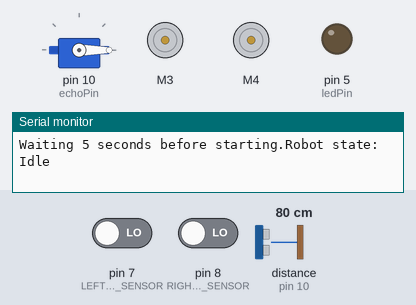
The sketch below on a simulated Arduino Uno, built with avr-gcc and run on an emulated ATmega328P. Shown: servo, 2 × DC motor (green arrow = forward, orange = backward, longer = faster), output pins drawn as LEDs (lit = HIGH), the last lines printed to the serial monitor. Wiring (inferred from the names in the program): ultrasonic range finder: trigger pin 9; echo pin 10. The test bench sets the inputs (shaded band); at power-on: distance to the obstacle (sensor on pin 10) 80 cm, pin 7 (LEFT_IR_SENSOR) LOW, pin 8 (RIGHT_IR_SENSOR) LOW. The echo pulse lasts 58.3 µs per cm; pins used as bus, display or sensor lines are not drawn.

Above: at 1.2 s.
1.3 s: distance to the obstacle (sensor on pin 10) set to 2 cm
4.3 s: distance to the obstacle (sensor on pin 10) set to 9 cm
At 5.7 s:
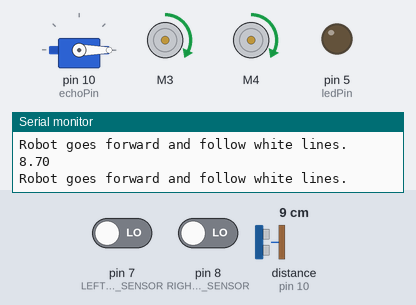
6.7 s: distance to the obstacle (sensor on pin 10) set to 7 cm
8.2 s: distance to the obstacle (sensor on pin 10) set to 4 cm
At 9.1 s:
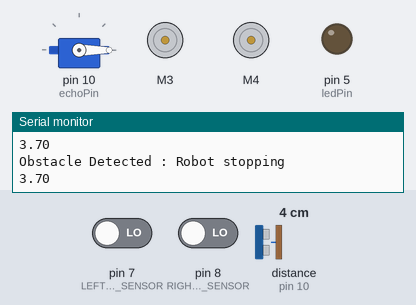
9.9 s: distance to the obstacle (sensor on pin 10) set to 60 cm
At 11.0 s:
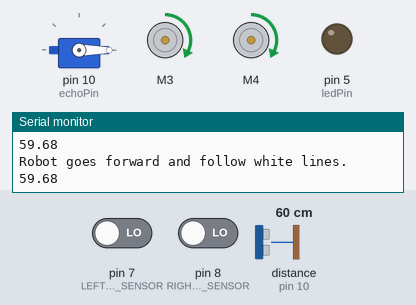
Timing chart, 0 to 12.6 s (numbered marks = the images above; inputs shaded):
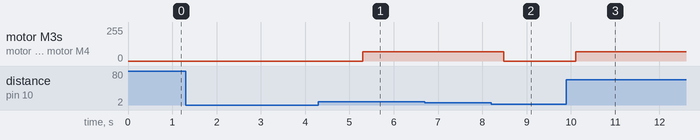

The sketch:

FSM_Groupie.ino
```cpp
#include "FSM_Groupie.h"

FSM fsm;

void setup() {
    Serial.begin(9600);
    fsm.init();
}

void loop() {
    fsm.run();
    delay(100);
}
```

Bluetooth.cpp
```cpp
#include "Bluetooth.h"
#include <Arduino.h>

const byte rxPin = 0;
const byte txPin = 1;

SoftwareSerial BTSerial(rxPin, txPin);

void initBluetooth() {
    pinMode(rxPin, INPUT);   // Set the RX pin as input
    pinMode(txPin, OUTPUT);  // Set the TX pin as output
    BTSerial.begin(9600);   // Initialize Bluetooth communication
    Serial.begin(9600);     // Initialize Serial Monitor communication
}

// Function to send a message via Bluetooth
void sendMessage(String newDirection) {
    String message = "New direction: ";
    message += newDirection;
    BTSerial.println(message);
    // Serial.println("Sending via Bluetooth: " + message);
}
```

Bluetooth.h
```cpp
#ifndef BLUETOOTH_H
#define BLUETOOTH_H

#include <SoftwareSerial.h>
#include <Arduino.h>

extern const byte rxPin;
extern const byte txPin;

// Function declarations
void initBluetooth();
void sendMessage(String newDirection);

#endif // BLUETOOTH_H
```

FSM_Groupie.cpp
```cpp
#include "FSM_Groupie.h"

FSM::FSM() : state(IDLE), startTime(0) {}

void FSM::init() {
    initMotors();
    initUltrasonic();
    initBluetooth();
    initInfrared();
    initServoLed();
}

void FSM::run() {
    handleState();
}

void FSM::handleState() {
    float distance = readDistance();
    const unsigned long timeoutDuration = 5000;  //!!!FINAL : 75 000
    const unsigned long timeoutParty = 20000;  //!!!FINAL : 100 000
    unsigned long currentTime = millis();

    switch (state) {
        case IDLE:
            if (startTime == 0){
              startTime = millis();
            }
            Serial.println("Robot state: Idle");
            Serial.print("Waiting 5 seconds before starting.");
            sendMessage("Robot state: Idle");
            // After 5 seconds, the robot starts if there is no obstacle.
            if (currentTime - startTime >= timeoutDuration) {
                if (distance > 0 && distance <= 5) {
                    state = OBSTACLE_WAIT;
                } else {
                    state = FOLLOW_LINE;
                }
            } else {
                state = IDLE;
            }
            break;

        case FOLLOW_LINE:
            sendMessage("Robot state: Follow Line");
            Serial.println(distance);
            setMotorsSpeed(70);
            switch (returnDirection()) {
                case 0:
                    Serial.println("Robot goes forward and follow white lines.");
                    goForward();
                    break;
                case 1:
                    Serial.println("Robot turn left.");
                    // stopMotors();
                    // delay(100);
                    turnLeft();
                    delay(50);
                    stopMotors();
                    break;
                case 2:
                    Serial.println("Robot turn right.");
                    // stopMotors();
                    // delay(100);
                    turnRight();
                    delay(50);
                    stopMotors();
                    break;
                case 3:
                    Serial.println("Robot stop because no white lines.");
                    stopMotors();
                    break;
                default:
                    break;
            }
            if (distance > 0 && distance <= 5) {
                state = OBSTACLE_WAIT;
            }
            break;

        case OBSTACLE_WAIT:
            Serial.println("Obstacle Detected : Robot stopping");
            sendMessage("Robot state: Obstacle Wait");
            Serial.println(distance);
            stopMotors();
            if (distance > 5) {
                state = FOLLOW_LINE;
                break;
            }
            else {
                state = OBSTACLE_WAIT;
            }
            break;

        case PAUSE:
            Serial.println("Robot state: Pause");
            sendMessage("Robot state: Pause");
            stopMotors();
            if (currentTime - startTime >= timeoutParty) {
                state = PARTY;
                break;
            }else {
                state = PAUSE;
            }
            if (distance > 0 && distance < 10) {
                state = OBSTACLE_WAIT;
            }
            break;

        case PARTY:
            sendMessage("Robot state: Party");
            Serial.println("Party time ! ");
            stopMotors();
            party();
    }
}
```

FSM_Groupie.h
```cpp
#ifndef FSM_H
#define FSM_H

#include "Motors.h"
#include "Bluetooth.h"
#include "Ultrasonic.h"
#include "ServoLed.h"
#include "Infrared.h"

enum RobotState {
    IDLE,
    FOLLOW_LINE,
    OBSTACLE_WAIT,
    PAUSE,
    PARTY
};

class FSM {
public:
    FSM();
    void init();
    void run();

private:
    RobotState state;
    unsigned long startTime;
    void handleState();
};

#endif
```

Infrared.cpp
```cpp
#include "Infrared.h"
#include "Arduino.h"

void initInfrared() {
    pinMode(LEFT_IR_SENSOR, INPUT);
    pinMode(RIGHT_IR_SENSOR, INPUT);
}

// Black detected = HIGH
// White detected = LOW

// left black = black = high et right = white = low -> tourner à droite

int returnDirection() {
  int leftIR = digitalRead(LEFT_IR_SENSOR);
  int rightIR = digitalRead(RIGHT_IR_SENSOR);

  // Serial.println("left : ");
  // Serial.println(leftIR);
  // Serial.println("right : ");
  // Serial.println(rightIR);

  // If left = white && right = white -> Go Forward
  if (leftIR == HIGH && rightIR == HIGH) {
    // Both sensors on the line, move forward
    // Serial.println("FORWARD");
    return 0;
  }
  // If left = black && right = white -> Turn right
  else if (leftIR == LOW && rightIR == HIGH) { //**1
    // Left sensor on the line, turn left
    // Serial.println("RIGHT");
    return 1;
  }
  // If left = white && right = black -> Turn left
  else if (leftIR == HIGH && rightIR == LOW) {//**2
    // Right sensor on the line, turn right
    // Serial.println("LEFT");
    return 2;
  }
  // If left = black && right = black -> Stop
  // else if (leftIR == LOW && rightIR == LOW) {
  //   // Both sensors off the line, stop or reverse slightly
  //   // Serial.println("CHANGE POSITION");
  //   return 3;
  // }
  // delay(20); // Small delay for sensor stability
}

int returnDirection2() {// Read the values from the IR sensors : code works for turning
  int leftIR = digitalRead(LEFT_IR_SENSOR);
  int rightIR = digitalRead(RIGHT_IR_SENSOR);
  Serial.println("left : ");
  Serial.println(leftIR);
  Serial.println("right : ");
  Serial.println(rightIR);
  if (leftIR == LOW && rightIR == LOW) {
    // Both sensors on the line, move forward
    Serial.println("FORWARD");
    return (0);
  }
  else if (leftIR == HIGH) {//**1
    // Left sensor on the line, turn left
    Serial.println("RIGHT");
    return(1);
  }
  else if (rightIR == HIGH) {//**2
    // Right sensor on the line, turn right
    Serial.println("LEFT");
    return(2);

  }
  else if (leftIR == HIGH && rightIR == HIGH) {
    // Both sensors off the line, stop or reverse slightly
    Serial.println("CHANGE POSITION");
    return(3);
  }
  delay(20); // Small delay for sensor stability
}
```

Infrared.h
```cpp
#ifndef INFRARED_H
#define INFRARED_H

#include <SoftwareSerial.h>

const int LEFT_IR_SENSOR = 7;
const int RIGHT_IR_SENSOR = 8;

void initInfrared();
int returnDirection();
int returnDirection2();

#endif
```

Motors.cpp
```cpp
#include "Motors.h"

Adafruit_MotorShield AFMS = Adafruit_MotorShield();

Adafruit_DCMotor *motor1 = AFMS.getMotor(3);
Adafruit_DCMotor *motor2 = AFMS.getMotor(4);

void initMotors() {
  AFMS.begin();
}

void setMotorsSpeed(uint8_t speed) {
  motor1->setSpeed(speed);
  motor2->setSpeed(speed);
}

void runMotors(uint8_t direction) {
  motor1->run(direction);
  motor2->run(direction);
}

void goForward(){
  motor1->run(FORWARD);
  motor2->run(FORWARD);
}

void turnRight() {
  motor1->run(RELEASE);
  motor2->run(FORWARD);
}

void turnLeft() {
  motor1->run(FORWARD);
  motor2->run(RELEASE);
}

void stopMotors() {
  motor1->run(RELEASE);
  motor2->run(RELEASE);
}
```

Motors.h
```cpp
#ifndef MOTORS_H
#define MOTORS_H

#include <Adafruit_MotorShield.h>

extern Adafruit_MotorShield AFMS;
extern Adafruit_DCMotor *motor1;
extern Adafruit_DCMotor *motor2;

void initMotors();
void setMotorsSpeed(uint8_t speed);
void runMotors(uint8_t direction);
void goForward();
void turnLeft();
void turnRight();
void stopMotors();

#endif
```

ServoLed.cpp
```cpp
#include "ServoLed.h"
#include <Servo.h>
#include "Arduino.h"

Servo myServo;

void initServoLed() {
    pinMode(ledPin, OUTPUT);
    pinMode(resetButtonPin, INPUT_PULLUP); // Configure le bouton en entrée avec résistance interne
    myServo.attach(10);
    myServo.write(startAngle);
}

void angle() {

  for (int angle = startAngle; angle <= endAngle; angle++) {
    myServo.write(angle);
    delay(stepDelay);
  }

  for (int angle = endAngle; angle >= startAngle; angle--) {
    myServo.write(angle);
    delay(stepDelay);
  }
}

void party() {
    int resetButton = digitalRead(resetButtonPin);
    while (resetButton != LOW)
    {
        angle();
        digitalWrite(ledPin, HIGH);
        delay(1000);
        digitalWrite(ledPin, LOW);
        delay(1000);


    }
    Serial.println("END OF THE PARTY");

}
```

ServoLed.h
```cpp
#ifndef SERVOLED_H
#define SERVOLED_H

const int ledPin = 5;
const int resetButtonPin = 2; // Bouton de reset
const int startAngle = 0;
const int endAngle = 90;
const int stepDelay = 15;

void initServoLed();
void party();
void angle();


#endif
```

Ultrasonic.cpp
```cpp
#include "Ultrasonic.h"
#include <Arduino.h>

void initUltrasonic() {
  pinMode(trigPin, OUTPUT);
  pinMode(echoPin, INPUT);
}

float readDistance() {
  float duration, distance;

  digitalWrite(trigPin, LOW);
  delayMicroseconds(2);
  digitalWrite(trigPin, HIGH);
  delayMicroseconds(10);
  digitalWrite(trigPin, LOW);

  duration = pulseIn(echoPin, HIGH);
  distance = (duration * 0.0343) / 2;
  return distance;
}
```

Ultrasonic.h
```cpp
#ifndef ULTRASONIC_H
#define ULTRASONIC_H

const int trigPin = 9;
const int echoPin = 10;

void initUltrasonic();
float readDistance();

#endif
```

Measured:
- the behaviour switches between 6 and 5 cm on distance to the obstacle (sensor on pin 10) (found by bisection; images 1 and 2)
- after the input at 4.3 s, motor M3, motor M4: stopped → forward 70/255 after 1.0 s
- after the input at 8.2 s, motor M3, motor M4: forward 70/255 → stopped after 0.29 s
- after the input at 9.9 s, motor M3, motor M4: stopped → forward 70/255 after 0.21 s
